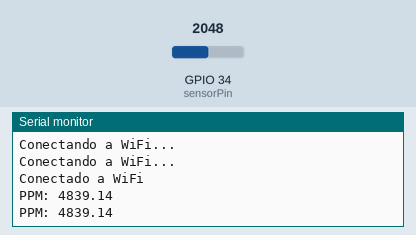
This program was run on a simulated ESP32. Shown: the last lines printed to the serial monitor. The test bench sets the inputs (shaded band); at power-on: GPIO 34 (sensorPin) = 2048. WiFi joins after 1.5 s; servers stay silent unless stated; nothing arrives over Bluetooth unless stated.

Above: at 3.2 s.
3.3 s: GPIO 34 (sensorPin) set to 2866
At 4.6 s:
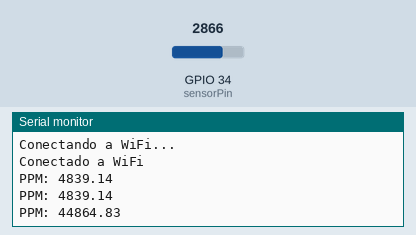
4.8 s: GPIO 34 (sensorPin) set to 3603
At 5.7 s:
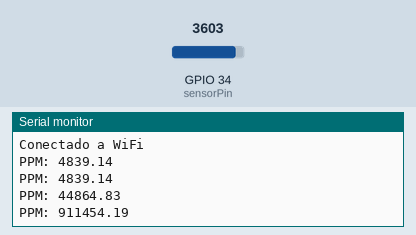
Timing chart, 0 to 7.8 s (numbered marks = the images above; inputs shaded):
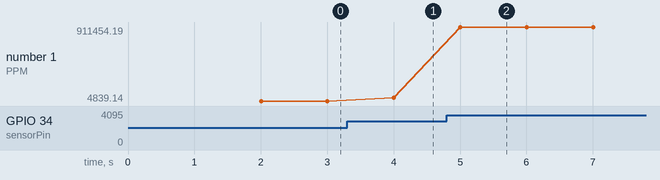

Measured:
- after the input at 3.3 s, the serial monitor: prints a new line after 0.70 s (image 1)
- after the input at 4.8 s, the serial monitor: prints a new line after 0.20 s (image 2)
- plotted number 1: 4839.14 → 44864.83 after the input at 3.3 s, 44864.83 → 911454.19 after the input at 4.8 s

The program:

main.cpp
```cpp
#include <WiFi.h>
#include <BluetoothSerial.h>
#include <AsyncTCP.h>
#include <ESPAsyncWebServer.h>

const char* ssid = "INFINITUM12AF";
const char* password = "kEY7AWZN22";

BluetoothSerial SerialBT;
AsyncWebServer server(80);

const int sensorPin = 34;
float R0 = 10.0;

float calculatePPM(int analogValue) {
  float voltage = analogValue * (3.3 / 4095.0);
  float RS = (3.3 - voltage) / voltage;
  float ratio = RS / R0;
  float ppm = pow(10, ((log10(ratio) - 0.4) / -0.38));
  return ppm;
}

void setup() {
  Serial.begin(115200);
  SerialBT.begin("ESP32_MQ138");

  WiFi.begin(ssid, password);
  while (WiFi.status() != WL_CONNECTED) {
    delay(1000);
    Serial.println("Conectando a WiFi...");
  }
  Serial.println("Conectado a WiFi");

  server.on("/", HTTP_GET, [](AsyncWebServerRequest *request){
    int analogValue = analogRead(sensorPin);
    float ppm = calculatePPM(analogValue);
    String message = "Concentración de gas: " + String(ppm, 2) + " ppm";
    request->send(200, "text/plain", message);
  });

  server.begin();
}

void loop() {
  int analogValue = analogRead(sensorPin);
  float ppm = calculatePPM(analogValue);

  if (SerialBT.hasClient()) {
    SerialBT.printf("Concentración de gas: %.2f ppm\n", ppm);
  }

  Serial.printf("PPM: %.2f\n", ppm);
  delay(1000);
}
```
